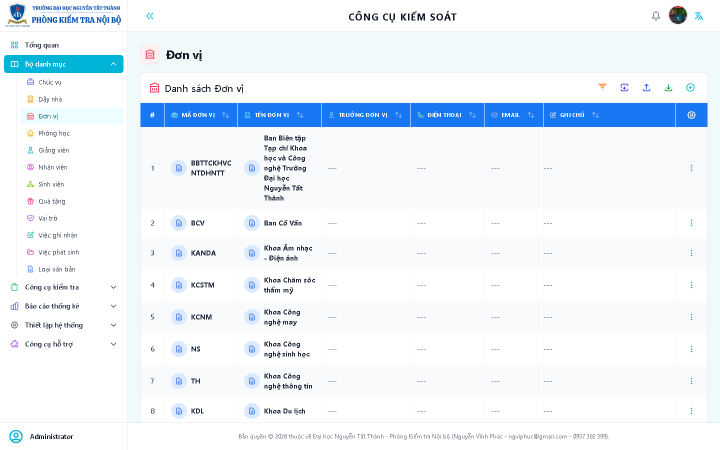
#> input picture screenshots/departments.png, 1440 x 900 px, found by its file name (shown at 1/2 size)
$ python build_final_visual_docx.py
#> lines starting #> are read from the running program, lines starting #| are printed output that depends on the picture
import os
import traceback
from PIL import Image
import docx
from docx.shared import Pt, Inches
from docx.enum.text import WD_ALIGN_PARAGRAPH

SCREENSHOT_DIR = r"D:\ktnb-app\screenshots"

# Create crops from departments.png
deps_img_path = os.path.join(SCREENSHOT_DIR, "departments.png")
crops_dir = os.path.join(SCREENSHOT_DIR, "crops")
os.makedirs(crops_dir, exist_ok=True)

btn_add = os.path.join(crops_dir, "btn_add.png")
input_search = os.path.join(crops_dir, "input_search.png")
btn_actions = os.path.join(crops_dir, "btn_actions.png")
pagination = os.path.join(crops_dir, "pagination.png")

if os.path.exists(deps_img_path):
    img = Image.open(deps_img_path)
#> img is the input picture: PIL image 1440x900 RGB; mean R, G, B 236.1, 243.2, 249.7
    w, h = img.size
#> w = 1440; h = 900

    # Estimate coordinates based on 1440x900 viewport
    # Top right for Add Button & Search
    img.crop((w - 400, 50, w - 20, 120)).save(btn_add)
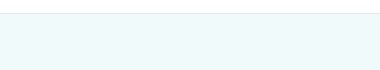
#> saved as btn_add.png: PIL image 380x70 RGB; mean R, G, B 242.6, 250.7, 250.7
    img.crop((w - 400, 100, w - 20, 150)).save(input_search)
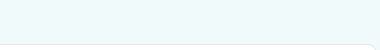
#> saved as input_search.png: PIL image 380x50 RGB; mean R, G, B 241.3, 250.1, 250.2

    # Right side of a table row for actions
    img.crop((w - 200, 200, w - 50, 250)).save(btn_actions)
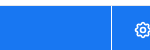
#> saved as btn_actions.png: PIL image 150x50 RGB; mean R, G, B 55.8, 137.6, 243.4

    # Bottom for pagination
    img.crop((250, h - 100, w - 50, h - 20)).save(pagination)
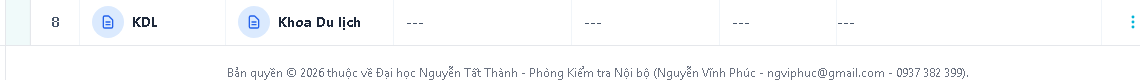
#> saved as pagination.png: PIL image 1140x80 RGB; mean R, G, B 249.4, 250.2, 251.1

#> (the run stopped early here; a loop or call above may not have finished)

$ run again, with screenshots/ai.png copied over screenshots/departments.png
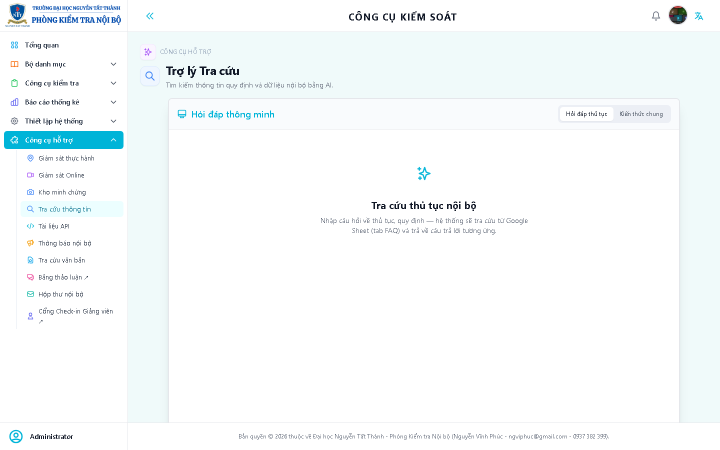
#> input picture screenshots/ai.png, 1440 x 900 px, found by its file name (shown at 1/2 size)
#> img is the input picture: PIL image 1440x900 RGB; mean R, G, B 246.7, 250.5, 251.3
#> `img.crop((w - 200, 200, w - 50, 250)).save(btn_actions)`:
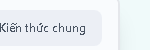
#> saved as btn_actions.png: PIL image 150x50 RGB; mean R, G, B 235.9, 240.2, 244
#> `img.crop((250, h - 100, w - 50, h - 20)).save(pagination)`:
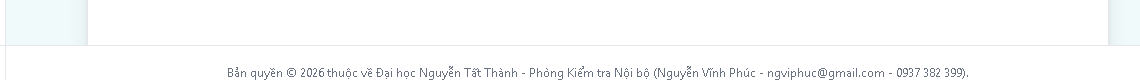
#> saved as pagination.png: PIL image 1140x80 RGB; mean R, G, B 251, 251.7, 252

$ run again, with screenshots/backup.png copied over screenshots/departments.png
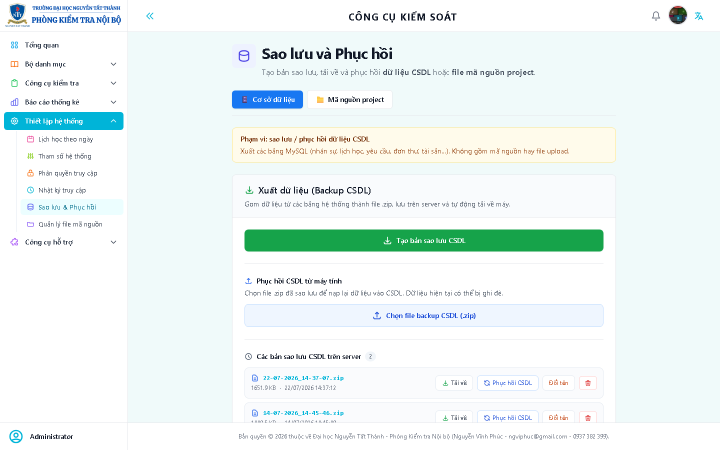
#> input picture screenshots/backup.png, 1440 x 900 px, found by its file name (shown at 1/2 size)
#> img is the input picture: PIL image 1440x900 RGB; mean R, G, B 236.1, 245.1, 243.9
#> `img.crop((w - 400, 100, w - 20, 150)).save(input_search)`:
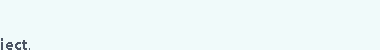
#> saved as input_search.png: PIL image 380x50 RGB; mean R, G, B 239, 249, 249
#> `img.crop((250, h - 100, w - 50, h - 20)).save(pagination)`:
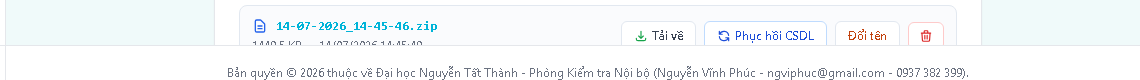
#> saved as pagination.png: PIL image 1140x80 RGB; mean R, G, B 245, 248.1, 249.6

$ run again, with screenshots/dashboard.png copied over screenshots/departments.png
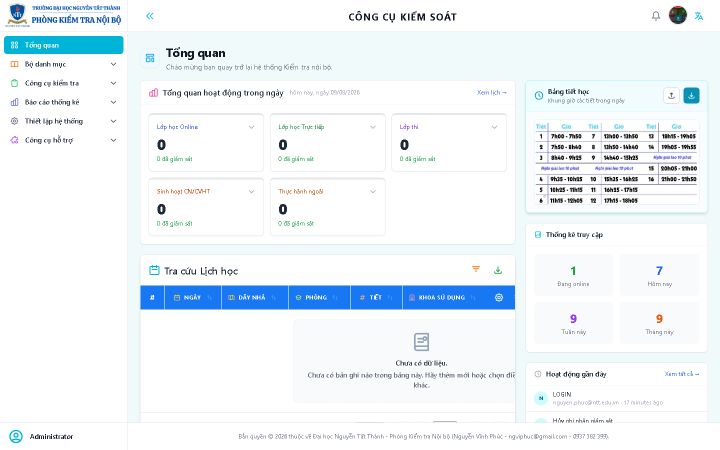
#> input picture screenshots/dashboard.png, 1440 x 900 px, found by its file name (shown at 1/2 size)
#> img is the input picture: PIL image 1440x900 RGB; mean R, G, B 238.4, 244.5, 248.8
#> `img.crop((w - 200, 200, w - 50, 250)).save(btn_actions)`:
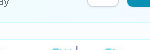
#> saved as btn_actions.png: PIL image 150x50 RGB; mean R, G, B 240.1, 249.2, 251.9
#> `img.crop((250, h - 100, w - 50, h - 20)).save(pagination)`:
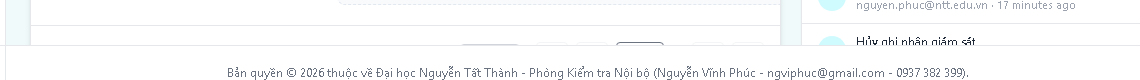
#> saved as pagination.png: PIL image 1140x80 RGB; mean R, G, B 249.6, 250.3, 250.9
